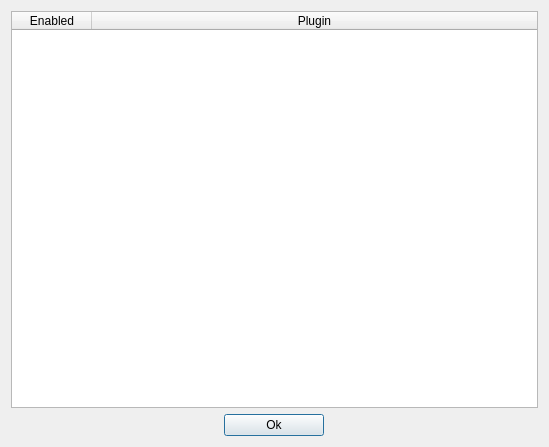
<?xml version="1.0" encoding="UTF-8"?>
<ui version="4.0">
 <class>Plugins</class>
 <widget class="QDialog" name="Plugins">
  <property name="geometry">
   <rect>
    <x>0</x>
    <y>0</y>
    <width>549</width>
    <height>447</height>
   </rect>
  </property>
  <property name="windowTitle">
   <string>Dialog</string>
  </property>
  <layout class="QGridLayout" name="gridLayout">
   <item row="0" column="0">
    <layout class="QVBoxLayout" name="verticalLayout">
     <property name="sizeConstraint">
      <enum>QLayout::SetMinAndMaxSize</enum>
     </property>
     <property name="bottomMargin">
      <number>0</number>
     </property>
     <item>
      <widget class="QTableWidget" name="pluginTable">
       <property name="autoFillBackground">
        <bool>true</bool>
       </property>
       <property name="frameShadow">
        <enum>QFrame::Plain</enum>
       </property>
       <property name="lineWidth">
        <number>0</number>
       </property>
       <property name="showGrid">
        <bool>false</bool>
       </property>
       <property name="gridStyle">
        <enum>Qt::NoPen</enum>
       </property>
       <property name="rowCount">
        <number>0</number>
       </property>
       <property name="columnCount">
        <number>2</number>
       </property>
       <attribute name="horizontalHeaderVisible">
        <bool>true</bool>
       </attribute>
       <attribute name="horizontalHeaderCascadingSectionResizes">
        <bool>false</bool>
       </attribute>
       <attribute name="horizontalHeaderDefaultSectionSize">
        <number>80</number>
       </attribute>
       <attribute name="horizontalHeaderHighlightSections">
        <bool>true</bool>
       </attribute>
       <attribute name="horizontalHeaderStretchLastSection">
        <bool>true</bool>
       </attribute>
       <attribute name="verticalHeaderVisible">
        <bool>false</bool>
       </attribute>
       <column>
        <property name="text">
         <string>Enabled</string>
        </property>
        <property name="textAlignment">
         <set>AlignHCenter|AlignVCenter|AlignCenter</set>
        </property>
       </column>
       <column>
        <property name="text">
         <string>Plugin</string>
        </property>
        <property name="textAlignment">
         <set>AlignHCenter|AlignVCenter|AlignCenter</set>
        </property>
       </column>
      </widget>
     </item>
     <item alignment="Qt::AlignHCenter">
      <widget class="QPushButton" name="okButton">
       <property name="minimumSize">
        <size>
         <width>100</width>
         <height>20</height>
        </size>
       </property>
       <property name="maximumSize">
        <size>
         <width>200</width>
         <height>30</height>
        </size>
       </property>
       <property name="text">
        <string>Ok</string>
       </property>
      </widget>
     </item>
    </layout>
   </item>
  </layout>
 </widget>
 <resources/>
 <connections/>
</ui>
